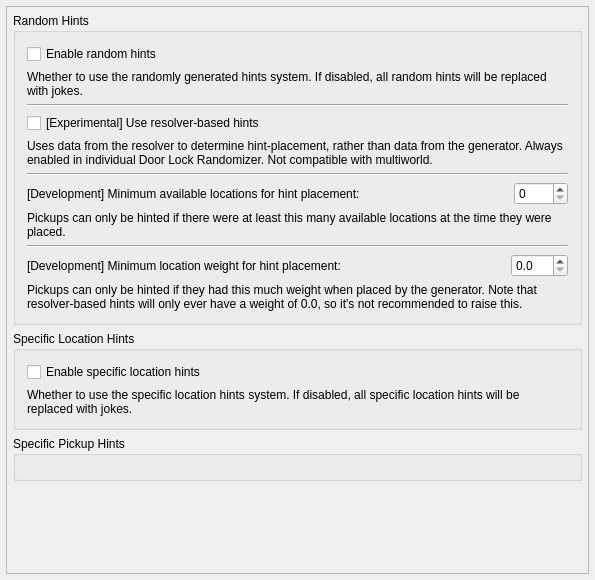
<?xml version="1.0" encoding="UTF-8"?>
<ui version="4.0">
 <class>PresetHints</class>
 <widget class="QMainWindow" name="PresetHints">
  <property name="geometry">
   <rect>
    <x>0</x>
    <y>0</y>
    <width>595</width>
    <height>580</height>
   </rect>
  </property>
  <property name="windowTitle">
   <string>Hints</string>
  </property>
  <widget class="QWidget" name="centralWidget">
   <property name="maximumSize">
    <size>
     <width>16777215</width>
     <height>16777215</height>
    </size>
   </property>
   <layout class="QVBoxLayout" name="hint_layout">
    <property name="leftMargin">
     <number>6</number>
    </property>
    <property name="topMargin">
     <number>6</number>
    </property>
    <property name="rightMargin">
     <number>6</number>
    </property>
    <property name="bottomMargin">
     <number>6</number>
    </property>
    <item>
     <widget class="QScrollArea" name="scroll_area">
      <property name="widgetResizable">
       <bool>true</bool>
      </property>
      <widget class="QWidget" name="scroll_area_contents">
       <property name="geometry">
        <rect>
         <x>0</x>
         <y>0</y>
         <width>581</width>
         <height>566</height>
        </rect>
       </property>
       <property name="sizePolicy">
        <sizepolicy hsizetype="Ignored" vsizetype="Preferred">
         <horstretch>0</horstretch>
         <verstretch>0</verstretch>
        </sizepolicy>
       </property>
       <layout class="QVBoxLayout" name="scroll_area_layout">
        <property name="spacing">
         <number>6</number>
        </property>
        <property name="leftMargin">
         <number>6</number>
        </property>
        <property name="topMargin">
         <number>6</number>
        </property>
        <property name="rightMargin">
         <number>6</number>
        </property>
        <property name="bottomMargin">
         <number>6</number>
        </property>
        <item>
         <widget class="QGroupBox" name="random_hints_box">
          <property name="title">
           <string>Random Hints</string>
          </property>
          <layout class="QVBoxLayout" name="verticalLayout_3">
           <item>
            <widget class="QCheckBox" name="enable_random_hints_check">
             <property name="text">
              <string>Enable random hints</string>
             </property>
            </widget>
           </item>
           <item>
            <widget class="QLabel" name="enable_random_hints_description">
             <property name="text">
              <string>Whether to use the randomly generated hints system. If disabled, all random hints will be replaced with jokes.</string>
             </property>
             <property name="wordWrap">
              <bool>true</bool>
             </property>
            </widget>
           </item>
           <item>
            <widget class="Line" name="resolver_hints_line">
             <property name="orientation">
              <enum>Qt::Horizontal</enum>
             </property>
            </widget>
           </item>
           <item>
            <widget class="QCheckBox" name="resolver_hints_check">
             <property name="text">
              <string>[Experimental] Use resolver-based hints</string>
             </property>
            </widget>
           </item>
           <item>
            <widget class="QLabel" name="resolver_hints_label">
             <property name="text">
              <string>Uses data from the resolver to determine hint-placement, rather than data from the generator. Always enabled in individual Door Lock Randomizer. Not compatible with multiworld.</string>
             </property>
             <property name="wordWrap">
              <bool>true</bool>
             </property>
            </widget>
           </item>
           <item>
            <widget class="Line" name="minimum_available_locations_line">
             <property name="orientation">
              <enum>Qt::Horizontal</enum>
             </property>
            </widget>
           </item>
           <item>
            <widget class="QWidget" name="minimum_available_locations_widget" native="true">
             <layout class="QHBoxLayout" name="horizontalLayout">
              <property name="spacing">
               <number>6</number>
              </property>
              <property name="leftMargin">
               <number>0</number>
              </property>
              <property name="topMargin">
               <number>0</number>
              </property>
              <property name="rightMargin">
               <number>0</number>
              </property>
              <property name="bottomMargin">
               <number>0</number>
              </property>
              <item>
               <widget class="QLabel" name="minimum_available_locations_label">
                <property name="text">
                 <string>[Development] Minimum available locations for hint placement:</string>
                </property>
                <property name="wordWrap">
                 <bool>false</bool>
                </property>
               </widget>
              </item>
              <item>
               <spacer name="minimum_available_locations_spacer">
                <property name="orientation">
                 <enum>Qt::Horizontal</enum>
                </property>
                <property name="sizeHint" stdset="0">
                 <size>
                  <width>40</width>
                  <height>20</height>
                 </size>
                </property>
               </spacer>
              </item>
              <item>
               <widget class="QSpinBox" name="minimum_available_locations_spin_box">
                <property name="sizePolicy">
                 <sizepolicy hsizetype="Preferred" vsizetype="Fixed">
                  <horstretch>0</horstretch>
                  <verstretch>0</verstretch>
                 </sizepolicy>
                </property>
                <property name="minimumSize">
                 <size>
                  <width>54</width>
                  <height>0</height>
                 </size>
                </property>
               </widget>
              </item>
             </layout>
            </widget>
           </item>
           <item>
            <widget class="QLabel" name="minimum_available_locations_description">
             <property name="text">
              <string>Pickups can only be hinted if there were at least this many available locations at the time they were placed.</string>
             </property>
             <property name="wordWrap">
              <bool>true</bool>
             </property>
            </widget>
           </item>
           <item>
            <widget class="Line" name="minimum_weight_line">
             <property name="orientation">
              <enum>Qt::Horizontal</enum>
             </property>
            </widget>
           </item>
           <item>
            <widget class="QWidget" name="minimum_weight_widget" native="true">
             <layout class="QHBoxLayout" name="horizontalLayout_2">
              <property name="leftMargin">
               <number>0</number>
              </property>
              <property name="topMargin">
               <number>0</number>
              </property>
              <property name="rightMargin">
               <number>0</number>
              </property>
              <property name="bottomMargin">
               <number>0</number>
              </property>
              <item>
               <widget class="QLabel" name="minimum_weight_label">
                <property name="text">
                 <string>[Development] Minimum location weight for hint placement:</string>
                </property>
               </widget>
              </item>
              <item>
               <spacer name="minimum_weight_spacer">
                <property name="orientation">
                 <enum>Qt::Horizontal</enum>
                </property>
                <property name="sizeHint" stdset="0">
                 <size>
                  <width>40</width>
                  <height>20</height>
                 </size>
                </property>
               </spacer>
              </item>
              <item>
               <widget class="QDoubleSpinBox" name="minimum_weight_spin_box">
                <property name="sizePolicy">
                 <sizepolicy hsizetype="Preferred" vsizetype="Fixed">
                  <horstretch>0</horstretch>
                  <verstretch>0</verstretch>
                 </sizepolicy>
                </property>
                <property name="minimumSize">
                 <size>
                  <width>54</width>
                  <height>0</height>
                 </size>
                </property>
                <property name="decimals">
                 <number>1</number>
                </property>
               </widget>
              </item>
             </layout>
            </widget>
           </item>
           <item>
            <widget class="QLabel" name="minimum_weight_description">
             <property name="text">
              <string>Pickups can only be hinted if they had this much weight when placed by the generator. Note that resolver-based hints will only ever have a weight of 0.0, so it's not recommended to raise this.</string>
             </property>
             <property name="wordWrap">
              <bool>true</bool>
             </property>
            </widget>
           </item>
          </layout>
         </widget>
        </item>
        <item>
         <widget class="QGroupBox" name="specific_location_hints_box">
          <property name="title">
           <string>Specific Location Hints</string>
          </property>
          <layout class="QVBoxLayout" name="verticalLayout_2">
           <item>
            <widget class="QCheckBox" name="enable_specific_location_hints_check">
             <property name="text">
              <string>Enable specific location hints</string>
             </property>
            </widget>
           </item>
           <item>
            <widget class="QLabel" name="enable_specific_location_hints_description">
             <property name="text">
              <string>Whether to use the specific location hints system. If disabled, all specific location hints will be replaced with jokes.</string>
             </property>
             <property name="wordWrap">
              <bool>true</bool>
             </property>
            </widget>
           </item>
          </layout>
         </widget>
        </item>
        <item>
         <widget class="QGroupBox" name="specific_pickup_hints_box">
          <property name="title">
           <string>Specific Pickup Hints</string>
          </property>
          <layout class="QVBoxLayout" name="verticalLayout"/>
         </widget>
        </item>
        <item>
         <spacer name="verticalSpacer">
          <property name="orientation">
           <enum>Qt::Vertical</enum>
          </property>
          <property name="sizeHint" stdset="0">
           <size>
            <width>20</width>
            <height>40</height>
           </size>
          </property>
         </spacer>
        </item>
       </layout>
      </widget>
     </widget>
    </item>
   </layout>
  </widget>
 </widget>
 <layoutdefault spacing="6" margin="11"/>
 <resources/>
 <connections/>
</ui>
